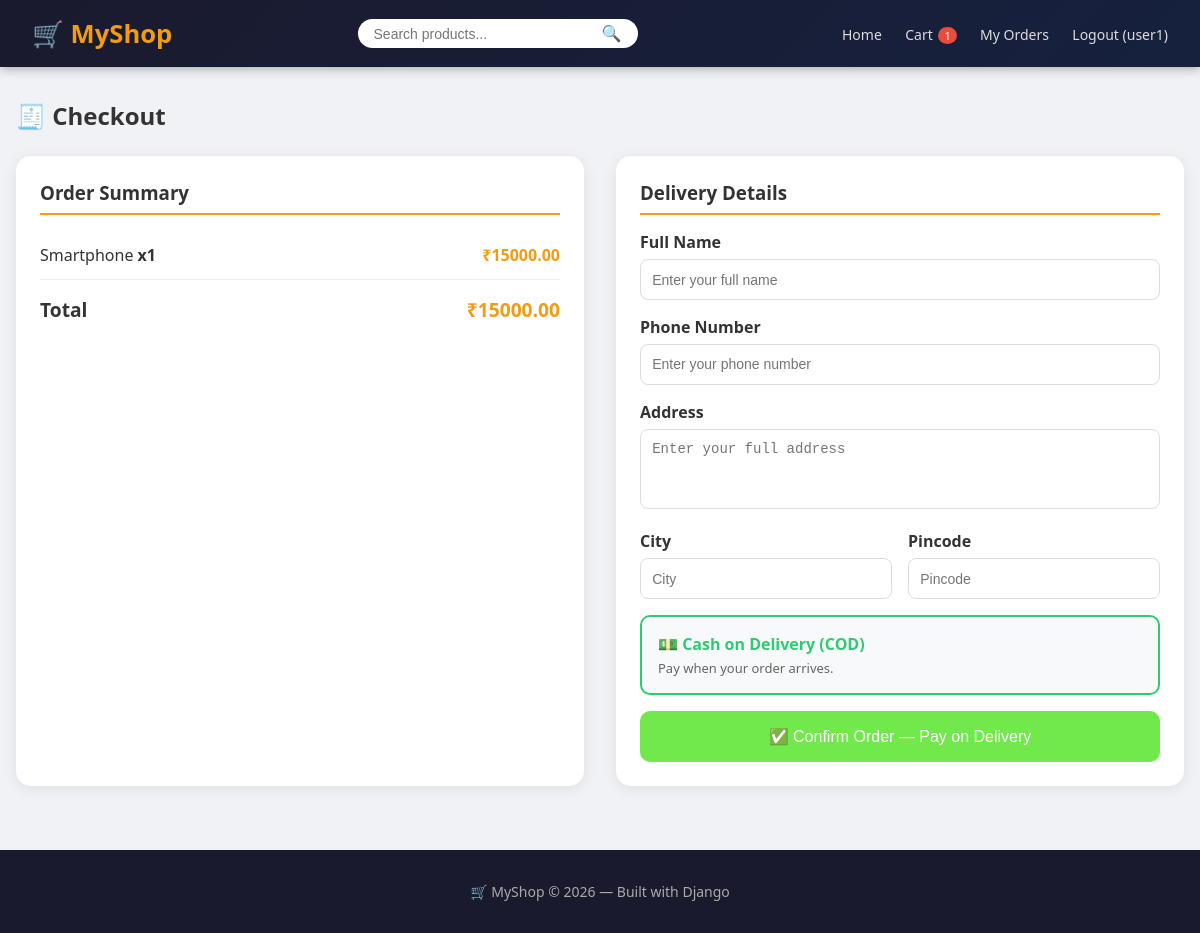
Page /checkout/ (signed in) on the earlier database version.
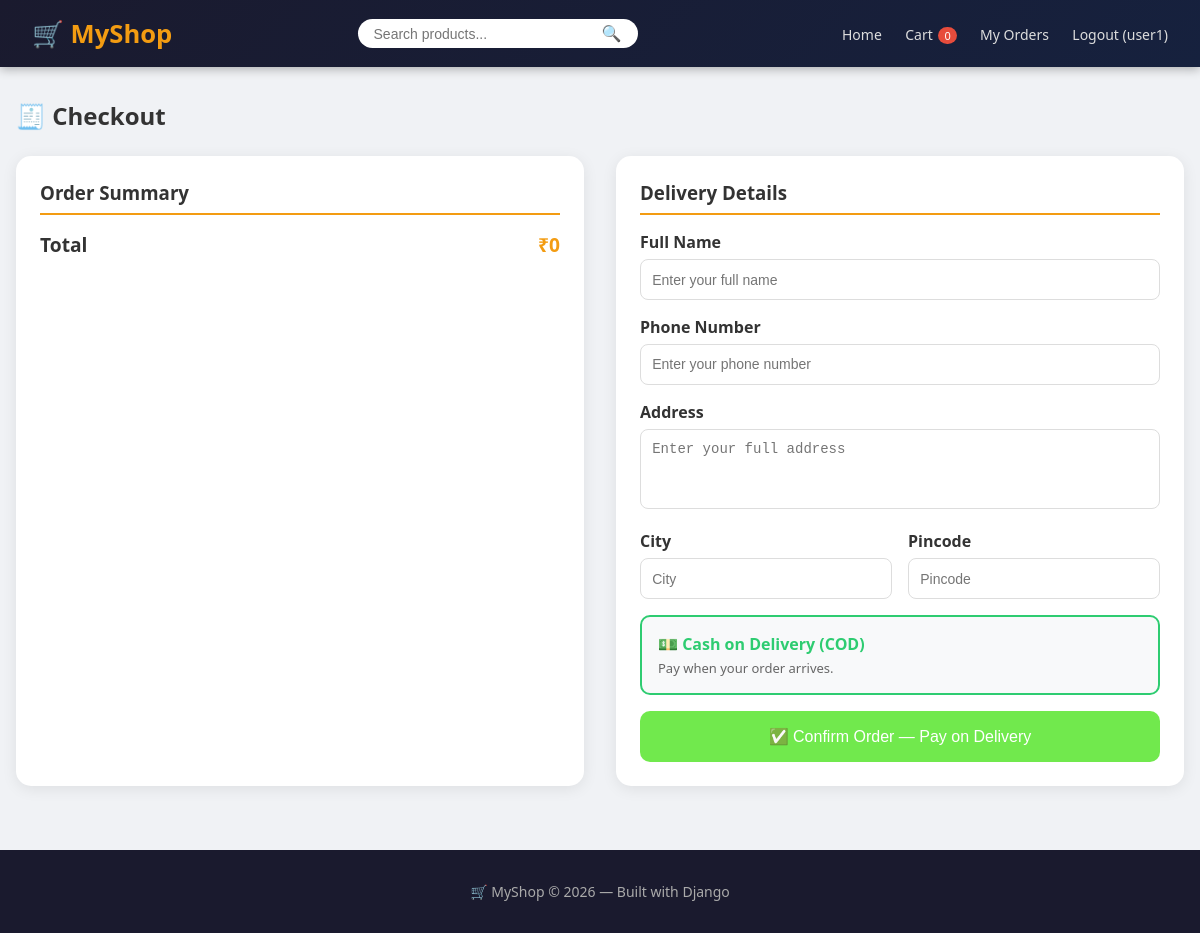
Same page on the later database version.
### store/models.py (models this page shows, shortened)
class OrderItem(models.Model):
    order    = models.ForeignKey(Order, on_delete=models.CASCADE, related_name='items')
    product  = models.ForeignKey(Product, on_delete=models.CASCADE)
    quantity = models.IntegerField(default=1)
    price    = models.DecimalField(max_digits=10, decimal_places=2)

class Product(models.Model):
    name        = models.CharField(max_length=200)
    description = models.TextField()
    price       = models.DecimalField(max_digits=10, decimal_places=2)
    image       = models.ImageField(upload_to='products/', blank=True, null=True)
    stock       = models.IntegerField(default=0)
    created_at  = models.DateTimeField(auto_now_add=True)

### store/views.py (the view, shortened to what this page needs)
# urls.py: path('checkout/', views.checkout, name='checkout'),
@login_required
def checkout(request):
    order = Order.objects.filter(user=request.user, status='pending').first()
    if not order:
        return redirect('cart')
    items = order.items.all()
    total = sum(item.price * item.quantity for item in items)
    return render(request, 'store/checkout.html', {
        'order': order,
        'items': items,
        'total': total,
        'cart_count': get_cart_count(request)
    })

### store/views.py (called while the page is built)
def get_cart_count(request):
    if request.user.is_authenticated:
        order = Order.objects.filter(user=request.user, status='pending').first()
        if order:
            return order.items.count()
    return 0

### templates/store/checkout.html (shortened to what this page needs)
{% extends 'store/base.html' %}
{% block content %}
<h2 style="margin-bottom:1.5rem">🧾 Checkout</h2>
<div style="display:grid; grid-template-columns:1fr 1fr; gap:2rem">
    <div style="background:white; border-radius:15px; padding:1.5rem; box-shadow:0 3px 15px rgba(0,0,0,0.08)">
        <h3 style="margin-bottom:1rem; border-bottom:2px solid #f39c12; padding-bottom:0.5rem">Order Summary</h3>
        {% for item in items %}
        <div style="display:flex; justify-content:space-between; padding:0.8rem 0; border-bottom:1px solid #eee">
            <span>{{ item.product.name }} <strong>x{{ item.quantity }}</strong></span>
            <span style="color:#f39c12; font-weight:bold">₹{{ item.price }}</span>
        </div>
        {% endfor %}
        <div style="display:flex; justify-content:space-between; margin-top:1rem; font-size:1.2rem; font-weight:bold">
            <span>Total</span>
            <span style="color:#f39c12">₹{{ total }}</span>
        </div>
    </div>
    <div style="background:white; border-radius:15px; padding:1.5rem; box-shadow:0 3px 15px rgba(0,0,0,0.08)">
        <h3 style="margin-bottom:1rem; border-bottom:2px solid #f39c12; padding-bottom:0.5rem">Delivery Details</h3>
        <form method="POST">
            <div style="margin-bottom:1rem">
                <label style="display:block; margin-bottom:0.4rem; font-weight:bold">Full Name</label>
                <input type="text" name="full_name" required placeholder="Enter your full name"
                style="width:100%; padding:0.7rem; border:1px solid #ddd; border-radius:8px; font-size:14px; outline:none">
            </div>
            <div style="margin-bottom:1rem">
                <label style="display:block; margin-bottom:0.4rem; font-weight:bold">Phone Number</label>
                <input type="text" name="phone" required placeholder="Enter your phone number"
                style="width:100%; padding:0.7rem; border:1px solid #ddd; border-radius:8px; font-size:14px; outline:none">
            </div>
            <div style="margin-bottom:1rem">
                <label style="display:block; margin-bottom:0.4rem; font-weight:bold">Address</label>
                <textarea name="address" required placeholder="Enter your full address"
                style="width:100%; padding:0.7rem; border:1px solid #ddd; border-radius:8px; font-size:14px; outline:none; height:80px; resize:none"></textarea>
            </div>
            <div style="display:grid; grid-template-columns:1fr 1fr; gap:1rem; margin-bottom:1rem">
                <div>
                    <label style="display:block; margin-bottom:0.4rem; font-weight:bold">City</label>
                    <input type="text" name="city" required placeholder="City"
                    style="width:100%; padding:0.7rem; border:1px solid #ddd; border-radius:8px; font-size:14px; outline:none">
                </div>
                <div>
                    <label style="display:block; margin-bottom:0.4rem; font-weight:bold">Pincode</label>
                    <input type="text" name="pincode" required placeholder="Pincode"
                    style="width:100%; padding:0.7rem; border:1px solid #ddd; border-radius:8px; font-size:14px; outline:none">
                </div>
            </div>
            <div style="background:#f8f9fa; border-radius:10px; padding:1rem; margin-bottom:1rem; border:2px solid #2ecc71">
                <p style="font-size:1rem; font-weight:bold; color:#2ecc71">💵 Cash on Delivery (COD)</p>
                <p style="color:#666; font-size:13px; margin-top:0.3rem">Pay when your order arrives.</p>
            </div>
            <button type="submit" class="btn btn-success" style="width:100%; padding:1rem; font-size:1rem; border-radius:10px">
                ✅ Confirm Order — Pay on Delivery
            </button>
        </form>
    </div>
</div>
{% endblock %}

### templates/store/base.html (shortened to what this page needs)
<!DOCTYPE html>
<html lang="en">
<head>
</head>
<body>
<nav>
    <a href="/" class="logo">🛒 MyShop</a>
    <form method="GET" action="/" class="search-bar">
        <input type="text" name="q" placeholder="Search products..." value="{{ request.GET.q }}">
        <button type="submit">🔍</button>
    </form>
    <div class="nav-links">
        <a href="/">Home</a>
        <a href="/cart/">Cart <span class="cart-badge">{{ cart_count }}</span></a>
        <a href="/orders/">My Orders</a>
        {% if user.is_authenticated %}
            <a href="/logout/">Logout ({{ user.username }})</a>
        {% else %}
            <a href="/login/">Login</a>
            <a href="/register/">Register</a>
        {% endif %}
    </div>
</nav>
<div class="container">
    {% block content %}{% endblock %}
</div>
<footer>
    <p>🛒 MyShop &copy; 2026 — Built with Django</p>
</footer>
</body>
</html>

Differences in the rows shown:
removed OrderItem: product.name "Smartphone", quantity "1", price "15000.00"
Other differences:
{{ cart_count }}: "1" → "0"
{{ total }}: "15000.00" → "0"
